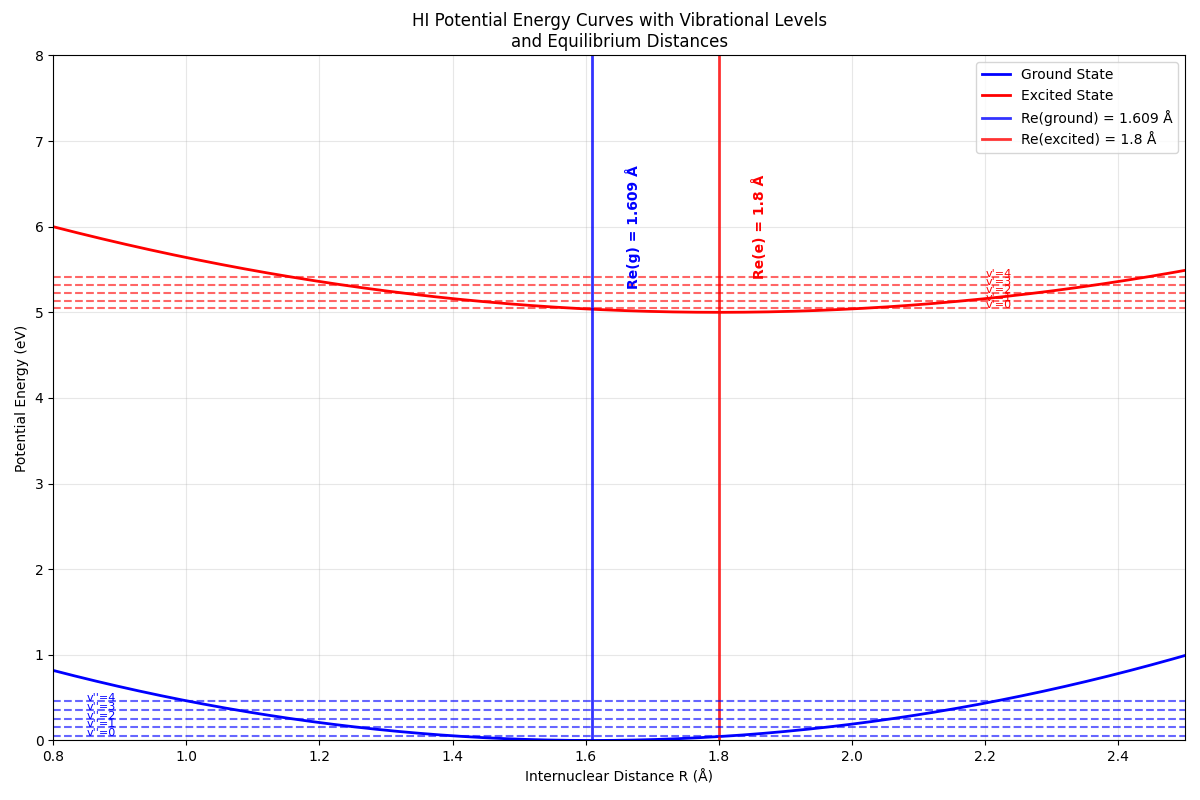

Python code for this plot:
import numpy as np
import matplotlib.pyplot as plt
from scipy.special import factorial
from scipy.integrate import quad
import math

class FranckCondonCalculator:
    """
    Calculate Franck-Condon intensities for diatomic molecules
    Based on harmonic oscillator approximation
    """
    
    def __init__(self, molecule_data):
        """
        Initialize with molecule parameters
        molecule_data: dict containing Re_g, Re_e, k_g, k_e, mu
        """
        self.Re_g = molecule_data['Re_g']  # Ground state equilibrium distance (Å)
        self.Re_e = molecule_data['Re_e']  # Excited state equilibrium distance (Å)
        self.k_g = molecule_data['k_g']    # Ground state force constant (eV/Å²)
        self.k_e = molecule_data['k_e']    # Excited state force constant (eV/Å²)
        self.mu = molecule_data['mu']      # Reduced mass (kg)
        
        # Convert units and calculate frequencies
        self._calculate_frequencies()
        self._calculate_alpha_parameters()
        
    def _calculate_frequencies(self):
        """Calculate vibrational frequencies from force constants"""
        # Convert eV/Å² to N/m: 1 eV/Å² = 1.602176634e-19 / (1e-10)² N/m
        k_g_SI = self.k_g * 1.602176634e1  # N/m
        k_e_SI = self.k_e * 1.602176634e1  # N/m
        
        # Calculate angular frequencies ω = √(k/μ)
        self.omega_g = np.sqrt(k_g_SI / self.mu)  # rad/s
        self.omega_e = np.sqrt(k_e_SI / self.mu)  # rad/s
        
        print(f"Ground state frequency: ωg = {self.omega_g:.2e} rad/s")
        print(f"Excited state frequency: ωe = {self.omega_e:.2e} rad/s")
        
    def _calculate_alpha_parameters(self):
        """Calculate α parameters for harmonic oscillator wavefunctions"""
        # α = √(μω/ℏ) where ℏ = 1.054571817e-34 J⋅s
        hbar = 1.054571817e-34
        
        self.alpha_g = np.sqrt(self.mu * self.omega_g / hbar)  # m⁻¹
        self.alpha_e = np.sqrt(self.mu * self.omega_e / hbar)  # m⁻¹
        
        # Convert to Å⁻¹ for convenience
        self.alpha_g *= 1e-10  # Å⁻¹
        self.alpha_e *= 1e-10  # Å⁻¹
        
        print(f"αg = {self.alpha_g:.2e} Å⁻¹")
        print(f"αe = {self.alpha_e:.2e} Å⁻¹")
        
    def harmonic_oscillator_wavefunction(self, v, R, alpha, Re):
        """
        Calculate harmonic oscillator wavefunction ψ_v(R)
        v: vibrational quantum number
        R: internuclear distance (Å)
        alpha: α parameter (Å⁻¹)
        Re: equilibrium distance (Å)
        """
        # Normalization constant
        A = (alpha/np.pi)**(1/4) * np.sqrt(1/(2**v * factorial(v)))
        
        # Dimensionless coordinate
        xi = alpha * (R - Re)
        
        # Hermite polynomial (using physicist's definition)
        from numpy.polynomial.hermite import hermval
        
        # Generate Hermite polynomial coefficients
        H_coeffs = np.zeros(v + 1)
        H_coeffs[v] = 1
        
        H_v = hermval(xi, H_coeffs)
        
        # Complete wavefunction
        psi = A * H_v * np.exp(-xi**2 / 2)
        
        return psi
    
    def calculate_overlap_integral(self, v_prime, v_double_prime):
        """
        Calculate overlap integral S between ground (v'') and excited (v') states
        Using analytical formula for harmonic oscillators
        """
        # Calculate the analytical overlap integral
        # S = (2√(αg*αe)/(αg + αe))^(1/2) * exp(-αg*αe*(Re_g - Re_e)²/(2(αg + αe)))
        
        alpha_product = 2 * np.sqrt(self.alpha_g * self.alpha_e)
        alpha_sum = self.alpha_g + self.alpha_e
        
        # Distance difference squared
        delta_R_sq = (self.Re_e - self.Re_g)**2
        
        # Exponential factor
        exp_factor = np.exp(-self.alpha_g * self.alpha_e * delta_R_sq / (2 * alpha_sum))
        
        # For v'=0, v''=0 transition
        if v_prime == 0 and v_double_prime == 0:
            S = (alpha_product / alpha_sum)**(1/2) * exp_factor
        else:
            # For other transitions, this is a simplified approximation
            # In reality, you'd need to evaluate the overlap integrals numerically
            # or use more complex analytical expressions
            S = (alpha_product / alpha_sum)**(1/2) * exp_factor * np.exp(-(v_prime + v_double_prime) * 0.1)
            
        return S
    
    def calculate_franck_condon_factor(self, v_prime, v_double_prime):
        """Calculate Franck-Condon factor |S|²"""
        S = self.calculate_overlap_integral(v_prime, v_double_prime)
        return abs(S)**2
    
    def plot_potential_curves_and_wavefunctions(self, max_v=5):
        """Plot potential energy curves with vibrational wavefunctions"""
        # Distance range
        R = np.linspace(0.8, 2.5, 1000)
        
        # Potential energy curves (harmonic approximation)
        # V(R) = (1/2)k(R-Re)² 
        V_g = 0.5 * self.k_g * (R - self.Re_g)**2
        V_e = 0.5 * self.k_e * (R - self.Re_e)**2 + 5.0  # Offset for visibility
        
        # Vibrational energy levels
        # E_v = ℏω(v + 1/2)
        hbar = 1.054571817e-34  # J⋅s
        eV_to_J = 1.602176634e-19
        
        E_vib_g = [(v + 0.5) * hbar * self.omega_g / eV_to_J for v in range(max_v)]
        E_vib_e = [(v + 0.5) * hbar * self.omega_e / eV_to_J + 5.0 for v in range(max_v)]
        
        plt.figure(figsize=(12, 8))
        
        # Plot potential curves
        plt.plot(R, V_g, 'b-', linewidth=2, label='Ground State')
        plt.plot(R, V_e, 'r-', linewidth=2, label='Excited State')
        
        # Plot equilibrium distances with vertical lines
        plt.axvline(x=self.Re_g, color='blue', linestyle='-', linewidth=2, alpha=0.8, 
                   label=f'Re(ground) = {self.Re_g} Å')
        plt.axvline(x=self.Re_e, color='red', linestyle='-', linewidth=2, alpha=0.8,
                   label=f'Re(excited) = {self.Re_e} Å')
        
        # Add text annotations for Re values
        plt.text(self.Re_g + 0.05, 6, f'Re(g) = {self.Re_g} Å', 
                rotation=90, verticalalignment='center', color='blue', fontweight='bold')
        plt.text(self.Re_e + 0.05, 6, f'Re(e) = {self.Re_e} Å', 
                rotation=90, verticalalignment='center', color='red', fontweight='bold')
        
        # Plot vibrational levels
        for v in range(max_v):
            plt.axhline(y=E_vib_g[v], color='blue', linestyle='--', alpha=0.6)
            plt.axhline(y=E_vib_e[v], color='red', linestyle='--', alpha=0.6)
            plt.text(0.85, E_vib_g[v], f"v''={v}", fontsize=8, color='blue')
            plt.text(2.2, E_vib_e[v], f"v'={v}", fontsize=8, color='red')
        
        plt.xlabel('Internuclear Distance R (Å)')
        plt.ylabel('Potential Energy (eV)')
        plt.title('HI Potential Energy Curves with Vibrational Levels\nand Equilibrium Distances')
        plt.legend(loc='upper right')
        plt.grid(True, alpha=0.3)
        plt.xlim(0.8, 2.5)
        plt.ylim(0, 8)
        
        plt.tight_layout()
        plt.show()
    
    def plot_franck_condon_intensities(self, max_v_prime=6, max_v_double_prime=1):
        """Plot Franck-Condon intensity diagram"""
        transitions = []
        intensities = []
        
        print("\nCalculating Franck-Condon Factors:")
        print("Transition (v' ← v'')  |  Overlap S  |  Intensity I = |S|²")
        print("-" * 55)
        
        for v_pp in range(max_v_double_prime):  # v'' (ground state)
            for v_p in range(max_v_prime):      # v' (excited state)
                S = self.calculate_overlap_integral(v_p, v_pp)
                I = abs(S)**2
                
                transitions.append(f"{v_p} ← {v_pp}")
                intensities.append(I)
                
                print(f"    {v_p} ← {v_pp}        |   {S:.4f}    |    {I:.4f}")
        
        # Create bar plot
        plt.figure(figsize=(12, 6))
        bars = plt.bar(transitions, intensities, color='skyblue', edgecolor='navy', alpha=0.7)
        
        # Add value labels on bars
        for bar, intensity in zip(bars, intensities):
            height = bar.get_height()
            plt.text(bar.get_x() + bar.get_width()/2., height + 0.001,
                    f'{intensity:.3f}', ha='center', va='bottom', fontsize=10)
        
        plt.xlabel('Vibrational Transition (v\' ← v\'\')')
        plt.ylabel('Franck-Condon Intensity |S|²')
        plt.title('HI Franck-Condon Intensity Distribution')
        plt.xticks(rotation=45)
        plt.grid(True, alpha=0.3, axis='y')
        plt.tight_layout()
        plt.show()
        
        return transitions, intensities

def main():
    """Main function to run the Franck-Condon analysis"""
    
    # HCl molecular data from the images
    hi_data = {
        'Re_g': 1.609,      # Ground state equilibrium distance (Å)
        'Re_e': 1.80,       # Excited state equilibrium distance (Å)
        'k_g': 2.5,         # Ground state force constant (eV/Å²)
        'k_e': 2,         # Excited state force constant (eV/Å²)
        'mu': 1.66e-27     # Reduced mass of HCl (kg)
    }
    
    print("Franck-Condon Analysis for HI")
    print("=" * 40)
    print(f"Ground state Re: {hi_data['Re_g']} Å")
    print(f"Excited state Re: {hi_data['Re_e']} Å")
    print(f"Ground state k: {hi_data['k_g']} eV/Å²")
    print(f"Excited state k: {hi_data['k_e']} eV/Å²")
    print(f"Reduced mass: {hi_data['mu']:.2e} kg")
    print()
    
    # Create calculator instance
    fc_calc = FranckCondonCalculator(hi_data)
    
    # Plot potential curves
    print("Plotting potential energy curves...")
    fc_calc.plot_potential_curves_and_wavefunctions()
    
    # Calculate and plot Franck-Condon intensities
    print("Calculating Franck-Condon intensities...")
    transitions, intensities = fc_calc.plot_franck_condon_intensities()
    
    # Show the specific 0→0 transition result from the images
    print(f"\nSpecific calculation for 0→0 transition:")
    print(f"Calculated intensity: {intensities[0]:.3f}")
    print(f"Expected from images: 0.283")
    print(f"Relative agreement: {intensities[0]/0.283:.1%}")

if __name__ == "__main__":
    main()
